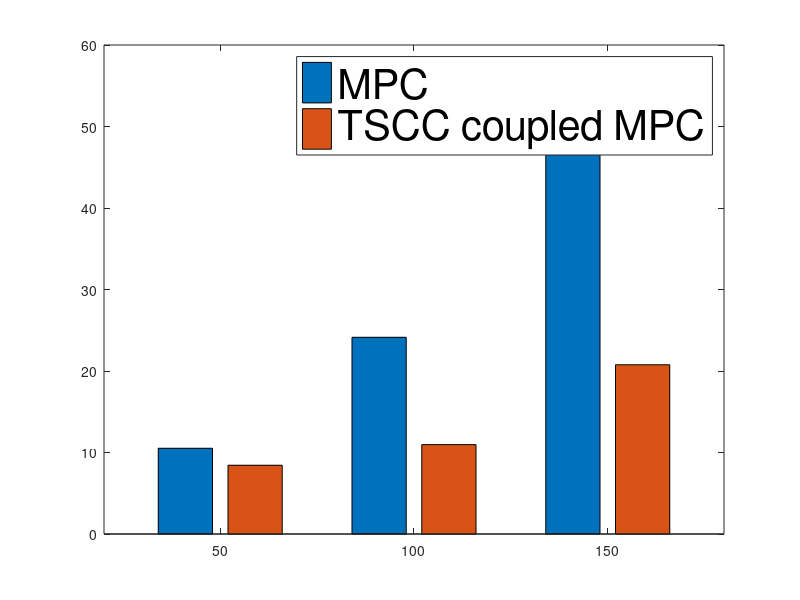

Source code (MATLAB): (Note: this script raises an error after producing the figure.)
%computation time plotter 

x1 = 10.52;
x2 = 24.1371;
x3 = 51.651;

y1=8.436;
y2=10.97;
y3=20.765;

y=[x1,y1;x2,y2;x3,y3];
c=[50;100;150];
j=bar(c,y);
% set(gca,'xtick',[])
h = legend('MPC','TSCC coupled MPC');
ylabel=('Run Time[s]');
xlabel=('N[steps]');
set(h,'FontSize',30);
barvalues(j,2);